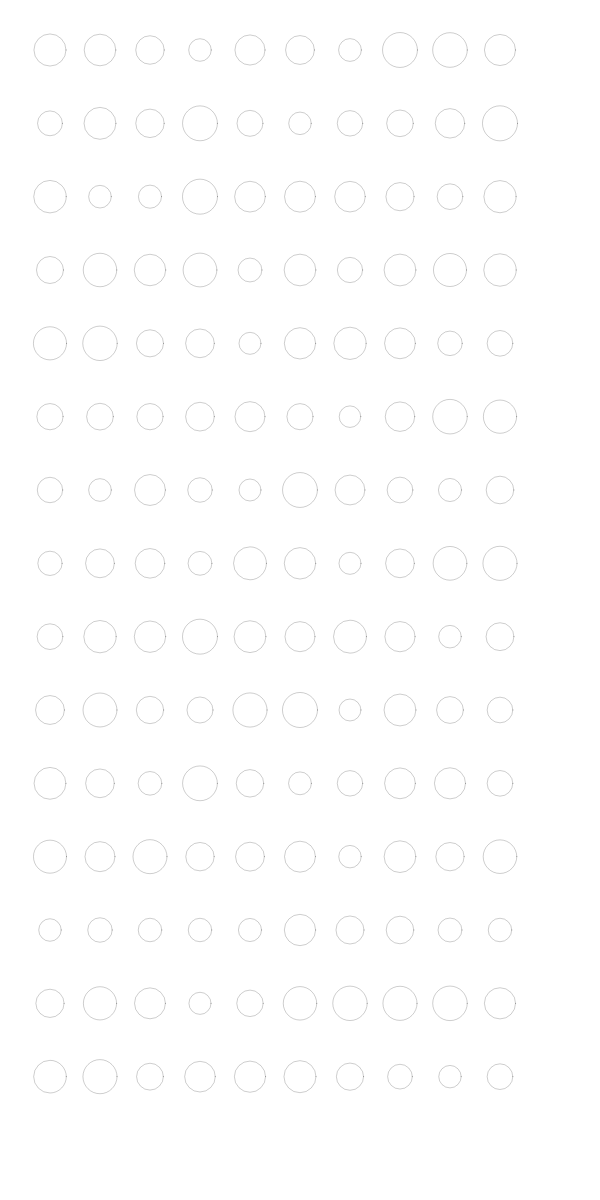
Frame 1 (no input)
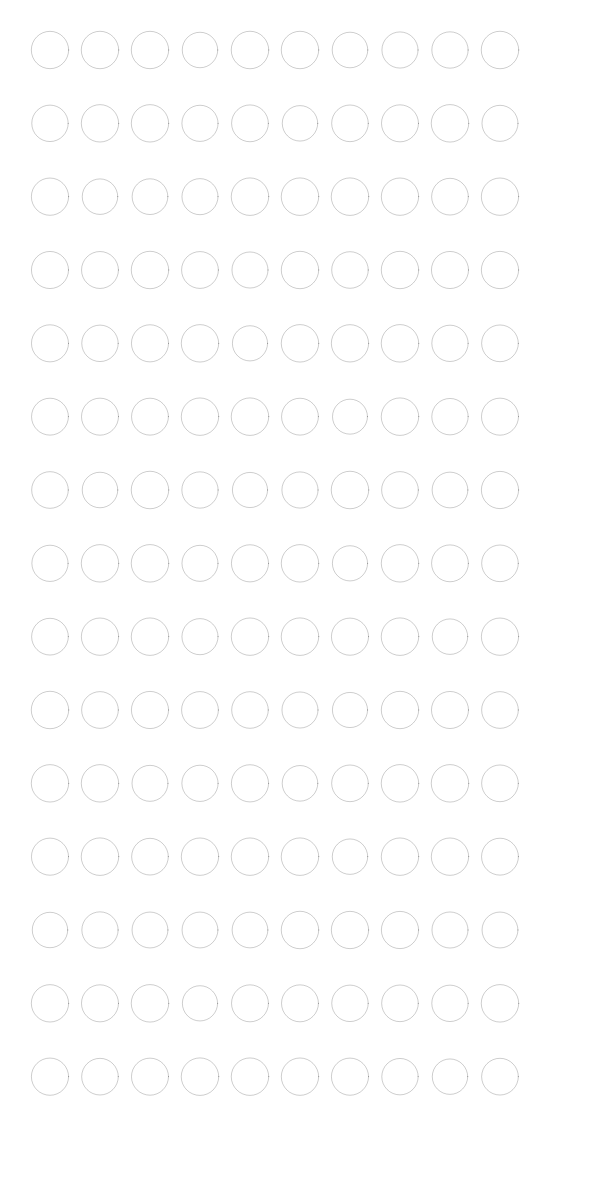
Frame 60 (no input)
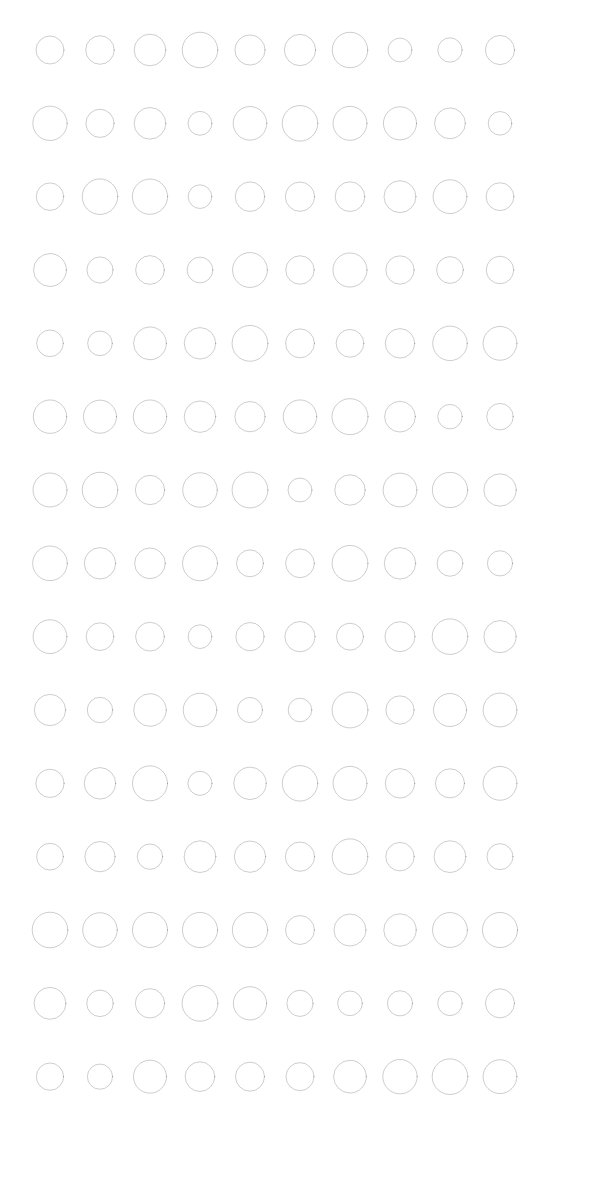
Frame 120 (the mouse pressed at the canvas centre since frame 60)

The p5.js sketch that drew these frames (run headless with seeded random() and noise() and a simulated clock; from frame 60 on, the mouse is pressed at the canvas centre):

// p5.js sketch
// ── sketch.js
/*
 * Creation & Computation - Digital Futures, OCAD University
 * Kate Hartman / Nick Puckett
 * 
 * Introduces the grid of clickable objects we will use in the next exampl
 * Example of dealing with simple classes in javascript
 * 
 * Clicking on an object makes it oscillate faster
 */


//These variables are used to manage our circle objects
var ripples = [];   //array that will hold the objects
var totRx = 10;     //how many to create in X direction of the grid
var totRy = 15;     //how many to create in Y direction of the grid
var border = 50;    //pixel boarder around the grid
var maxRadius;      //sets the max size of each circle based on the size of the window
var showCount = true;

function setup() 
{

  createCanvas(600,1200);


  maxRadius = (width-border)/(totRx*2); //calculate the max size of the circles based on the window size
  

//create a grid of circles using the Ripple class *see below for class
  for (var rx = 0; rx<totRx; rx++)
  {
    for (var ry = 0; ry<totRy; ry++)
    {
      ripples.push(new Ripple(map(rx,0,totRx,border,width-border),map(ry,0,totRy,border,height-border),5,maxRadius));
    }

  }

}

function draw() 
{

background(255);

  //cycle through the ripples array that holds all of the objects to perform the calculations on each one.
  for (var i = 0;i<ripples.length;i++)
  {
    ripples[i].display();  //this calls the display function inside each object
  }

}


//This is the ripple class created that defines each of the circles and their movement
function Ripple(x,y,minSize,maxSize)
{

//these are the local variables for the class 
this.x = x;
this.y = y;
this.minSize = minSize;
this.maxSize = maxSize+10;
this.totalClicks = 0;
this.speed = 0.001;
this.randStart = random(0,1000);
this.maxClicks = 20;

///this is the function that is called in draw to perform calculations on each and draw the circles
this.display = function()
{
fill(0,255,0,map(this.totalClicks,0,this.maxClicks,0,100))  //increases opacity with more clicks
stroke(0);
strokeWeight(0.2);

//this draws the actual circle
ellipse(this.x, this.y, map(sin((millis()+this.randStart)*this.speed),-1,1,this.minSize,this.maxSize));

//if statement lets us toggle showing the count by pressing the h key
  if(showCount)
  {
    if(this.totalClicks>0)  //if it has been clicked on show how many times
    {
      fill(0);
      noStroke();
      textSize(12);
      textAlign(CENTER,CENTER);
      text(this.totalClicks,this.x,this.y);
    }
  }
}

//this function checks if the circle has been clicked on
//if yes it increments the this.totalClicks until it reaches the maximum
this.hitCheck = function(mx, my)
{
  if(dist(this.x,this.y,mx,my)<(maxRadius-1))
  {
    
    if(this.totalClicks+1<=this.maxClicks)
    {
    this.totalClicks+=1; 
    this.maxSize+=2;
    // console.log(this.totalClicks);
    this.speed = map(this.totalClicks,1,this.maxClicks,0.0005,0.01);
    }
  }

}


}

//when the mouse is clicked it runs the hitChecked function for each circle to see if it has been clicked
function mouseClicked()
{
  for (var i = 0;i<ripples.length;i++)
  {
  ripples[i].hitCheck(mouseX,mouseY);
  }

}


//key press function toggles the showCount variable
//this is used to show / hide the number of clicks on each 
function keyPressed()
{
  if (key === 'h')
  {
  showCount = !showCount;    //this is called a toggle. It can only be used on boolean variable. It says be the opposite what you are now
  }

}
